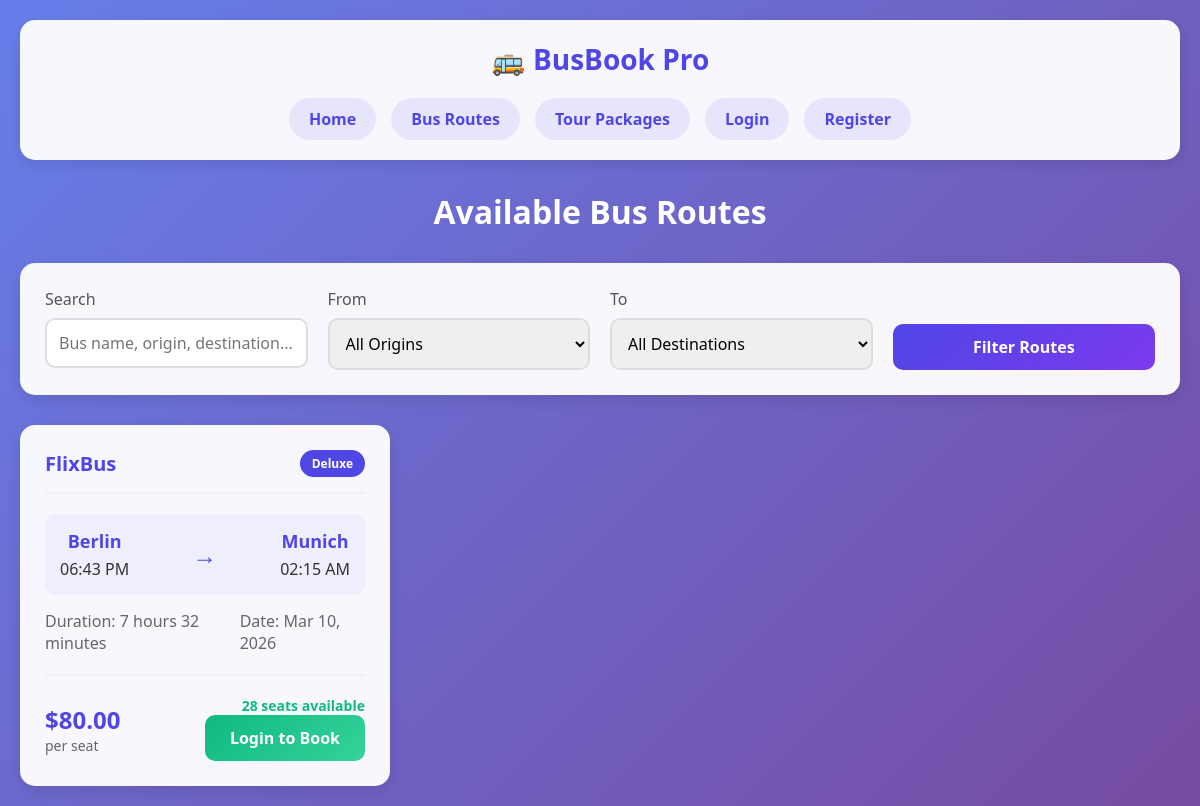
/transport_booking/routes.php, run on the app's committed database.
### tables this page shows
CREATE TABLE `routes` (
  `id` int(11) NOT NULL,
  `bus_name` varchar(100) DEFAULT NULL,
  `bus_type` varchar(50) DEFAULT NULL,
  `origin` varchar(100) DEFAULT NULL,
  `destination` varchar(100) DEFAULT NULL,
  `departure_time` datetime DEFAULT NULL,
  `arrival_time` datetime DEFAULT NULL,
  `price` decimal(10,2) DEFAULT NULL,
  `total_seats` int(11) DEFAULT NULL,
  `available_seats` int(11) DEFAULT NULL,
  `status` varchar(20) DEFAULT 'active',
  `created_at` timestamp NOT NULL DEFAULT current_timestamp()
);

### transport_booking/config/database.php (called while the page is built, shortened)
<?php
class Database {
    private $host = 'localhost';
    private $user = 'root';
    private $password = '';
    private $dbname = 'transport_booking';
    public $conn;
    public function __construct() {
        try {
            $this->conn = new mysqli($this->host, $this->user, $this->password, $this->dbname);
        } catch (Exception $e) {
            die("Database connection error: " . $e->getMessage());
        }
    }
    public function prepare($sql) {
        return $this->conn->prepare($sql);
    }
}
?>

### transport_booking/routes.php (the view, shortened to what this page needs)
<?php
require_once 'config/database.php';
$db = new Database();
$search = $_GET['search'] ?? '';
$query = "SELECT * FROM routes WHERE status = 'active'";
$query .= " ORDER BY departure_time ASC";
$stmt = $db->prepare($query);
$stmt->execute();
$routes = $stmt->get_result();
?>
<!DOCTYPE html>
<html lang="en">
<head>
</head>
<body>
    <div class="container">
        <header>
            <div class="logo">🚌 BusBook Pro</div>
            <nav>
                <a href="index.php">Home</a>
                <a href="routes.php">Bus Routes</a>
                <a href="tours.php">Tour Packages</a>
                <?php if(isset($_SESSION['user_id'])): ?>
                    <a href="dashboard.php">Dashboard</a>
                    <a href="logout.php">Logout</a>
                <?php else: ?>
                    <a href="login.php">Login</a>
                    <a href="register.php">Register</a>
                <?php endif; ?>
            </nav>
        </header>
        <h1 class="page-title">Available Bus Routes</h1>
        <div class="filter-section">
            <form method="GET" action="" class="filter-form">
                <div class="form-group">
                    <label>Search</label>
                    <input type="text" name="search" class="form-control" placeholder="Bus name, origin, destination..." value="<?php echo htmlspecialchars($search); ?>">
                </div>
                <div class="form-group">
                    <label>From</label>
                    <select name="origin" class="form-control">
                        <option value="">All Origins</option>
                    </select>
                </div>
                <div class="form-group">
                    <label>To</label>
                    <select name="destination" class="form-control">
                        <option value="">All Destinations</option>
                    </select>
                </div>
                <button type="submit" class="btn">Filter Routes</button>
            </form>
        </div>
        <div class="routes-grid">
            <?php if($routes->num_rows > 0): ?>
                <?php while($route = $routes->fetch_assoc()): ?>
                    <div class="route-card">
                        <div class="route-header">
                            <div class="bus-name"><?php echo htmlspecialchars($route['bus_name']); ?></div>
                            <div class="bus-type"><?php echo $route['bus_type']; ?></div>
                        </div>
                        <div class="route-details">
                            <div class="route-path">
                                <div class="origin">
                                    <strong><?php echo htmlspecialchars($route['origin']); ?></strong>
                                    <div><?php echo date('h:i A', strtotime($route['departure_time'])); ?></div>
                                </div>
                                <div class="arrow">→</div>
                                <div class="destination">
                                    <strong><?php echo htmlspecialchars($route['destination']); ?></strong>
                                    <div><?php echo date('h:i A', strtotime($route['arrival_time'])); ?></div>
                                </div>
                            </div>
                            <div class="timing">
                                <div>Duration: <?php echo getDuration($route['departure_time'], $route['arrival_time']); ?></div>
                                <div>Date: <?php echo date('M d, Y', strtotime($route['departure_time'])); ?></div>
                            </div>
                        </div>
                        <div class="price-availability">
                            <div>
                                <div class="price">$<?php echo $route['price']; ?></div>
                                <div class="seats">per seat</div>
                            </div>
                            <div class="availability">
                                <div class="seats <?php echo ($route['available_seats'] > 10) ? 'available' : 'limited'; ?>">
                                    <?php echo $route['available_seats']; ?> seats available
                                </div>
                                <?php if(isset($_SESSION['user_id'])): ?>
                                    <a href="bookings.php?id=<?php echo $route['id']; ?>" class="book-btn">Book Now</a>
                                <?php else: ?>
                                    <a href="login.php" class="book-btn">Login to Book</a>
                                <?php endif; ?>
                            </div>
                        </div>
                    </div>
                <?php endwhile; ?>
            <?php endif; ?>
        </div>
    </div>
</body>
</html>
<?php
function getDuration($departure, $arrival) {
    $departure_time = new DateTime($departure);
    $arrival_time = new DateTime($arrival);
    $interval = $departure_time->diff($arrival_time);
    if ($interval->days > 0) {
        return $interval->format('%d days %h hours');
    } else {
        return $interval->format('%h hours %i minutes');
    }
}
?>

### transport_booking/routes.php (style rules this page uses)
* { margin: 0; padding: 0; box-sizing: border-box; font-family: 'Segoe UI', Tahoma, Geneva, Verdana, sans-serif; }
body { background: linear-gradient(135deg, #667eea 0%, #764ba2 100%); min-height: 100vh; color: #333; }
.container { max-width: 1200px; margin: 0 auto; padding: 20px; }
header { background: rgba(255, 255, 255, 0.95); backdrop-filter: blur(10px); padding: 20px; border-radius: 15px; margin-bottom: 30px; box-shadow: 0 4px 12px rgba(0,0,0,0.1); }
.logo { font-size: 28px; font-weight: 700; color: #4f46e5; text-align: center; margin-bottom: 10px; }
nav { display: flex; justify-content: center; flex-wrap: wrap; gap: 15px; margin-top: 20px; }
nav a { text-decoration: none; color: #4f46e5; font-weight: 600; padding: 10px 20px; border-radius: 25px; transition: all 0.3s ease; background: rgba(79, 70, 229, 0.1); }
.page-title { color: white; text-align: center; margin-bottom: 30px; font-size: 32px; }
.filter-section { background: rgba(255, 255, 255, 0.95); backdrop-filter: blur(10px); padding: 25px; border-radius: 15px; margin-bottom: 30px; box-shadow: 0 5px 15px rgba(0,0,0,0.1); }
.filter-form { display: grid; grid-template-columns: repeat(auto-fit, minmax(200px, 1fr)); gap: 20px; }
.form-group { margin-bottom: 0; }
.form-group label { display: block; color: #555; margin-bottom: 8px; font-weight: 500; }
.form-control { width: 100%; padding: 12px; border: 2px solid #ddd; border-radius: 10px; font-size: 16px; transition: all 0.3s ease; }
.btn { padding: 12px 30px; background: linear-gradient(135deg, #4f46e5 0%, #7c3aed 100%); color: white; border: none; border-radius: 10px; font-size: 16px; font-weight: 600; cursor: pointer; transition: all 0.3s ease; align-self: flex-end; }
.routes-grid { display: grid; grid-template-columns: repeat(auto-fill, minmax(350px, 1fr)); gap: 25px; }
.route-card { background: rgba(255, 255, 255, 0.95); backdrop-filter: blur(10px); border-radius: 15px; padding: 25px; box-shadow: 0 5px 15px rgba(0,0,0,0.1); transition: all 0.3s ease; position: relative; overflow: hidden; }
.route-header { display: flex; justify-content: space-between; align-items: center; margin-bottom: 20px; padding-bottom: 15px; border-bottom: 2px solid #f0f0f0; }
.bus-name { font-size: 20px; font-weight: 700; color: #4f46e5; }
.bus-type { background: #4f46e5; color: white; padding: 5px 12px; border-radius: 20px; font-size: 12px; font-weight: 600; }
.route-details { margin-bottom: 20px; }
.route-path { display: flex; align-items: center; justify-content: space-between; margin-bottom: 15px; padding: 15px; background: rgba(79, 70, 229, 0.05); border-radius: 10px; }
.origin, .destination { text-align: center; }
.origin strong, .destination strong { display: block; font-size: 18px; color: #4f46e5; margin-bottom: 5px; }
.arrow { font-size: 24px; color: #4f46e5; }
.timing { display: flex; justify-content: space-between; margin-bottom: 15px; color: #666; }
.price-availability { display: flex; justify-content: space-between; align-items: center; margin-top: 20px; padding-top: 20px; border-top: 2px solid #f0f0f0; }
.price { font-size: 24px; font-weight: 700; color: #4f46e5; }
.availability { text-align: right; }
.seats { font-size: 14px; color: #666; }
.available { color: #10b981; font-weight: 600; }
.book-btn { background: linear-gradient(135deg, #10b981 0%, #34d399 100%); color: white; border: none; padding: 12px 25px; border-radius: 10px; font-weight: 600; cursor: pointer; transition: all 0.3s ease; text-decoration: none; display: inline-block; }

### data on the page
routes: bus_name "FlixBus", bus_type "Deluxe", origin "Berlin", departure_time "06:43 PM", destination "Munich", arrival_time "02:15 AM", departure_time+arrival_time "7 hours 32 minutes", departure_time "Mar 10, 2026", price "80.00", available_seats "28"
